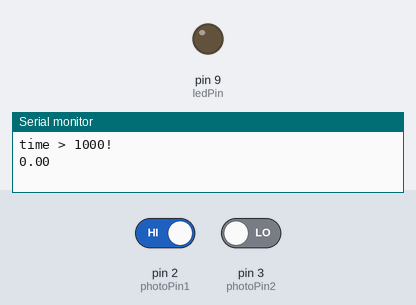
Bench run of a sketch on a simulated Arduino Uno, built with avr-gcc and run on an emulated ATmega328P. Shown: output pins drawn as LEDs (lit = HIGH), the last lines printed to the serial monitor. The test bench sets the inputs (shaded band); at power-on: pin 2 (photoPin1) HIGH, pin 3 (photoPin2) LOW.

Above: at 1.2 s.
1.3 s: pin 2 (photoPin1) driven LOW
At 2.5 s:
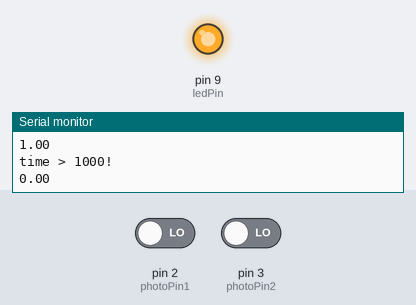
2.8 s: pin 3 (photoPin2) driven HIGH
At 3.7 s:
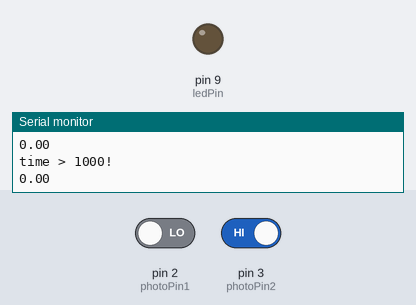
Timing chart, 0 to 5.8 s (numbered marks = the images above; inputs shaded):
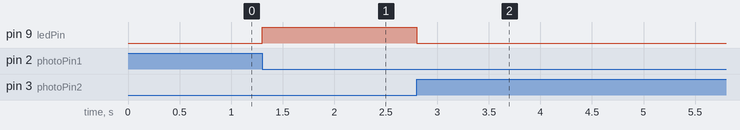

The sketch:

official_dettach.ino
```cpp
// Justine and Ella
// Detach interrupt code
// get detach interrupt to workd with the photoreflector. Measures the rps, or the amount of times the interrupts go from low to high per 750 miliseconds.
int photoPin1 = 2; //Pins for the photoreflector. Two are needed to simplify what the photoreflector has to do,
int photoPin2 = 3;
int ledPin = 9; //A test to find out if the code is detecting the switch from high to low
int photoState = analogRead(photoPin1); //Switches from an analog pin to a digital pin so that the photoreflector can have an attach interrupt.
int interrupt = 0; //When on white, the value is low, and when it is on black, the value is high
long oldTime = 0;
long Time = 0;
float rps = interrupt/Time;
volatile int toggle = 0;
int check = 750; // how often the detach interrupt checks
void on()
{
	if (toggle == 0)//toggle prevents interrupts from counting multiple times when on white
	{
		interrupt = interrupt + 1;
		digitalWrite(ledPin, HIGH); //When the fan is black
		// toggle = 1;
	}
}

void off()
{
	toggle = 0;//resets toggle
	digitalWrite(ledPin, LOW); //When the fan is white
	// Variebles are needed
	// interrupt = interrupt + 1;
}

void setup()
{
	Serial.begin(9600);
	pinMode(photoPin1, INPUT);
	pinMode(photoPin2, INPUT); //Make INPUT_PULLUP if the pullup resistor doesn't work
	pinMode(ledPin, OUTPUT);
	attachInterrupt(digitalPinToInterrupt(photoPin2), off, RISING); // Works faster than a loop.
	// If there is nothing in the way, the light turns off
	attachInterrupt(digitalPinToInterrupt(photoPin1), on, FALLING); // Works faster than a loop.
	// If there is something in the way, the light turns on
	// Detach, do the math, reattach
}

void loop()
{
	Time = millis(); // Time counts up
	if (Time > check + oldTime)
	// It runs every second
	{
		/*
		Serial.println(interrupt);
		oldTime = Time;
		}
		*/
		detachInterrupt(digitalPinToInterrupt(3));
		detachInterrupt(digitalPinToInterrupt(2));
		rps = interrupt/ ((Time - oldTime) /check); // The rate it changes is the number of
		// interrupts divided by the amount of milliseconds passed. Dividing it by 1000 puts it in terms of seconds
		interrupt = 0; // Resets the amount of interrupts
		Serial.println("time > 1000!");
		Serial.println(rps);
		attachInterrupt(digitalPinToInterrupt(photoPin2), off, RISING); // Works faster than a loop.
		attachInterrupt(digitalPinToInterrupt(photoPin1), on, FALLING);
		oldTime = millis(); // Resets old time back to 0
	}
	// Serial.print(toggle);
	// Serial.print("\t");
	// Serial.println(rps);
	// Serial.print("\t");
	delay(100);
}
```

Measured:
- after the input at 1.3 s, pin 9 (ledPin): LOW → HIGH at once
- after the input at 2.8 s, pin 9 (ledPin): HIGH → LOW at once
